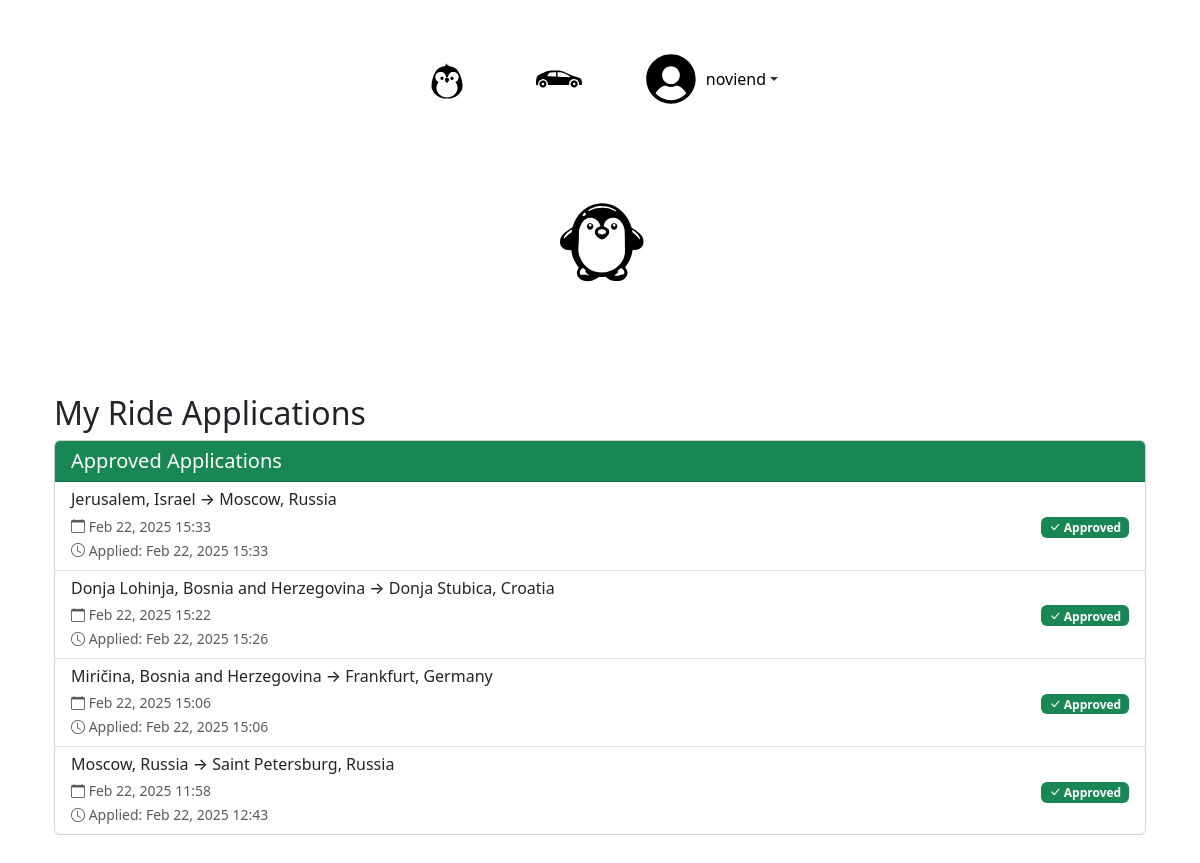
Page /profile/sent_rides/ (signed in) on the committed database.
### base/models.py (models this page shows, shortened)
class User(AbstractUser):
    level = models.ForeignKey(UserLevel, on_delete=models.SET_NULL, null=True)
    km_passed = models.IntegerField(default=0)
    number_of_rides = models.IntegerField(default=0)
    profile_description = models.TextField(blank=True, null=True)
    phone_number_user = models.TextField(
        null=True,
        blank=True,
        default='387603067074',
        unique=False  # Explicitly set unique=False
    )
    path_to_profile_picture = models.CharField(default = "", max_length=20, null=True)
    class Meta:
        verbose_name = 'User'
        verbose_name_plural = 'Users'

class RideApplication(models.Model):
    STATUS_CHOICES = [
        ('PENDING', 'Pending'),
        ('APPROVED', 'Approved'),
        ('REJECTED', 'Rejected'),
    ]
    user = models.ForeignKey(User, on_delete=models.CASCADE, related_name='ride_applications')
    ride = models.ForeignKey(Ride, on_delete=models.CASCADE, related_name='applications')
    status = models.CharField(max_length=10, choices=STATUS_CHOICES, default='PENDING')
    applied_at = models.DateTimeField(auto_now_add=True)
    updated_at = models.DateTimeField(auto_now=True)
    message = models.TextField(blank=True, null=True)  # Optional message from applicant
    class Meta:
        unique_together = ('user', 'ride')  # Prevent duplicate applications
        ordering = ['-applied_at']
        verbose_name = 'Ride Application'
        verbose_name_plural = 'Ride Applications'

class Ride(models.Model):
    start = models.CharField(max_length=50)
    end = models.CharField (max_length=50)
    distance = models.DecimalField(max_digits=10, decimal_places=2, default=0.00)
    travelers = models.IntegerField(default=1)
    duration = models.DurationField(null=True, blank=True)
    created_on = models.DateTimeField(default=timezone.now)  # Changed from auto_now_add
    start_date = models.DateTimeField(default=timezone.now)
    STATUS_CHOICES = [
        ('PREPARING', 'Preparing'),
        ('FINISHED', 'Finished'),
        ('CANCELED', 'Canceled'),
    ]
    status = models.CharField(
        max_length=10,
        choices=STATUS_CHOICES,
        default='PREPARING'
    )
    origin_place_id = models.CharField(max_length=255, null=True)
    origin_latitude = models.FloatField(default=0)
    origin_longitude = models.FloatField(default=0)
    destination_place_id = models.CharField(max_length=255, null=True)
    destination_latitude = models.FloatField(default=0)
    destination_longitude = models.FloatField(default=0)
    distance_km = models.FloatField(default=0)
    duration_text = models.CharField(max_length=100, null=True)
    selected_route_index = models.IntegerField(default=0)
    selected_route_polyline = models.TextField(default='')

### user_profile/views.py (the view)
# urls.py: path('sent_rides/', sent_rides, name='sent_rides'),
@login_required
def sent_rides(request):
    ride_applications = RideApplication.objects.filter(
        user=request.user
    ).select_related('ride').order_by('-applied_at')
    return render(request, 'sent_rides.html', {
        'ride_applications': ride_applications
    })

### user_profile/templates/sent_rides.html (shortened to what this page needs)
{% extends 'base.html' %}
{% load static %}
{% block content %}
<div class="container mt-4">
    <h2>My Ride Applications</h2>
    {% if ride_applications %}
        {% regroup ride_applications by status as status_list %}
        {% for status in status_list %}
            <div class="card mb-4">
                <div class="card-header {% if status.grouper == 'PENDING' %}bg-warning{% elif status.grouper == 'APPROVED' %}bg-success{% else %}bg-danger{% endif %} text-white">
                    <h5 class="mb-0">{{ status.grouper|title }} Applications</h5>
                </div>
                <div class="list-group list-group-flush">
                    {% for application in status.list %}
                        <div class="list-group-item">
                            <div class="d-flex justify-content-between align-items-center">
                                <div>
                                    <h6 class="mb-1">{{ application.ride.start }} → {{ application.ride.end }}</h6>
                                    <small class="text-muted">
                                        <i class="bi bi-calendar"></i> {{ application.ride.start_date|date:"M d, Y H:i" }}
                                        <br>
                                        <i class="bi bi-clock"></i> Applied: {{ application.applied_at|date:"M d, Y H:i" }}
                                    </small>
                                </div>
                                <div>
                                    {% if application.status == 'PENDING' %}
                                    <form method="post" action="{% url 'user_profile:cancel_application' application.id %}" style="display: inline;">
                                            {% csrf_token %}
                                            <button type="submit" class="btn btn-danger btn-sm"
                                                    onclick="return confirm('Are you sure you want to cancel this application?')">
                                                <i class="bi bi-x-lg"></i> Cancel
                                            </button>
                                        </form>
                                    {% elif application.status == 'APPROVED' %}
                                        <span class="badge bg-success">
                                            <i class="bi bi-check-lg"></i> Approved
                                        </span>
                                    {% else %}
                                        <span class="badge bg-danger">
                                            <i class="bi bi-x-lg"></i> Rejected
                                        </span>
                                    {% endif %}
                                </div>
                            </div>
                        </div>
                    {% endfor %}
                </div>
            </div>
        {% endfor %}
    {% else %}
        <div class="alert alert-info">
            <i class="bi bi-info-circle"></i> You haven't applied for any rides yet.
        </div>
    {% endif %}
</div>
<link rel="stylesheet" href="https://cdn.jsdelivr.net/npm/bootstrap-icons@1.11.1/font/bootstrap-icons.css">
{% endblock %}

### base/templates/base.html (shortened to what this page needs)
<!DOCTYPE html>
{% load static %}
<html lang="en">
<head>
    <link href="#"
          rel="stylesheet"
>
          <link href="https://cdn.jsdelivr.net/npm/bootstrap@5.3.0/dist/css/bootstrap.min.css" rel="stylesheet">
</head>
<body>
    <div class="container main-container">
        <nav class="navbar navbar-dark navbar-sticky d-flex justify-content-center">
            <a class="nav-link" href="{% url 'user_profile:profile' %}">
                <img src="{% static 'base/svgs/penguin_base.svg' %}" alt="Profile" width="50" height="50">
            </a>
            <a class="nav-link" href="{% url 'rides' %}">
                   <img src="{% static 'base/svgs/car.svg' %}" alt="Rides" width="50" height="50">
            </a>
            {% if user.is_authenticated %}
            <div class="nav-item dropdown">
                <a class="nav-link dropdown-toggle" href="#" id="userDropdown" role="button" data-bs-toggle="dropdown" aria-expanded="false">
                    <img src="{% static 'base/svgs/user.svg' %}" alt="User" width="50" height="50">
                    <span class="link-text">{{ user.username }}</span>
                </a>
            </div>
            {% endif %}
        </nav>
        <div class="penguin-container">
            <div class="logo-container">
                <img src="{% static 'base/penguin_images/penguin.svg' %}" alt="Penguin Body" width="150" height="200"/>
                <img id="eye1" class="eye" src="{% static 'base/penguin_images/rightEye.svg' %}" alt="Penguin Eye 1"/>
                <img id="eye2" class="eye" src="{% static 'base/penguin_images/rightEye.svg' %}" alt="Penguin Eye 2"/>
            </div>
        </div>
        {% block content %}
        {% endblock content %}
    </div>
</body>
</html>

### base/templates/base.html (style rules this page uses)
.penguin-container { display: flex; justify-content: center; align-items: center; padding: 20px 0; position: static; width: 100%; background-color: #ffffff; }
.main-container { margin-top: 20px; }
body { background-color: #ffffff; min-height: 100vh; padding: 10px; }
.navbar-sticky { position: sticky; top: 0; z-index: 1000; transition: all 0.3s ease-in-out; border-bottom: 2px solid white; }
.navbar { width: 100%; display: flex; flex-wrap: nowrap; justify-content: center; align-items: center; padding: 1rem 0; }
.nav-link { display: inline-flex !important; align-items: center; justify-content: center; color: #333 !important; margin: 0 15px; text-decoration: none; transition: all 0.3s ease-in-out; position: relative; padding: 0.5rem 1rem; }
.nav-link img { display: block; transition: opacity 0.3s ease-in-out; }
.link-text { display: block; position: absolute; opacity: 0; color: black; transition: opacity 0.3s ease-in-out; margin-left: 8px; }
.dropdown-toggle .link-text { position: relative !important; opacity: 1 !important; margin-left: 10px; }
.link-text { display: block; position: absolute; opacity: 0; color: black; transition: opacity 0.3s ease-in-out; }
.logo-container { position: relative; width: 150px; height: 200px; display: flex; justify-content: center; align-items: center; }
.eye { position: absolute; width: 10px; height: 10px; transition: transform 0.1s ease-out; }
#eye1 { left: 60px; top: 70px; }
#eye2 { left: 84px; top: 70px; }

### rows in the picture
User: username "noviend"
RideApplication: grouper "Approved", ride.start "Jerusalem, Israel", ride.end "Moscow, Russia", ride.start_date "Feb 22, 2025 15:33", applied_at "Feb 22, 2025 15:33"
RideApplication: ride.start "Donja Lohinja, Bosnia and Herzegovina", ride.end "Donja Stubica, Croatia", ride.start_date "Feb 22, 2025 15:22", applied_at "Feb 22, 2025 15:26", status "APPROVED" (drawn)
RideApplication: ride.start "Miričina, Bosnia and Herzegovina", ride.end "Frankfurt, Germany", ride.start_date "Feb 22, 2025 15:06", applied_at "Feb 22, 2025 15:06", status "APPROVED" (drawn)
RideApplication: ride.start "Moscow, Russia", ride.end "Saint Petersburg, Russia", ride.start_date "Feb 22, 2025 11:58", applied_at "Feb 22, 2025 12:43", status "APPROVED" (drawn)
